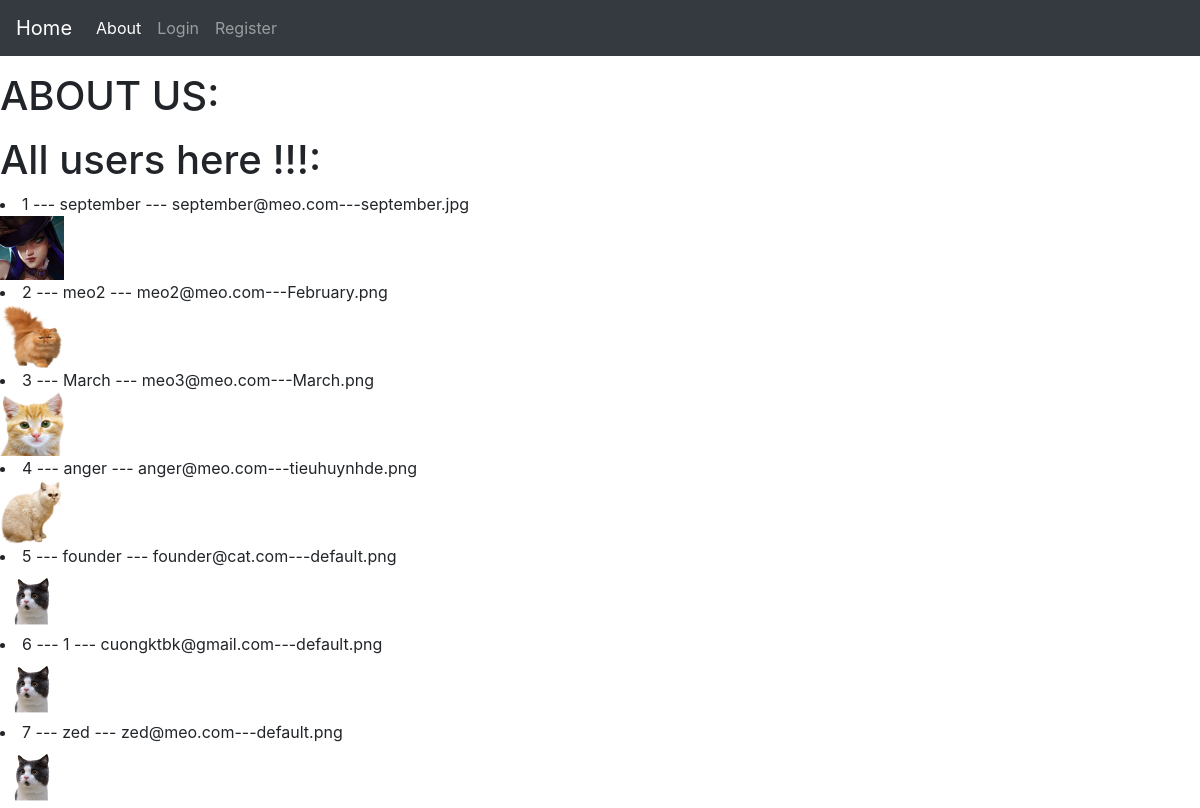
/about, run on the app's committed database.
### source/models.py (models this page shows, shortened)
class User(db.Model, UserMixin):
	__tablename__ = 'user_table'
	id = db.Column(db.Integer, primary_key=True)
	username = db.Column(db.String(30), unique=True, index =True, nullable=False)
	email = db.Column(db.String(40), unique=True, index =True, nullable=False)
	avatar = db.Column(db.String(30), nullable=False, default='default.png')
	password_hash = db.Column(db.String(128), nullable=False)
	post = db.relationship('Post', backref='author', lazy=True)

### source/core/views.py (the view)
@core.route('/about')
def about():
	user_list = User.query.all()
	return render_template('about.html', user_list=user_list)

### source/templates/about.html
{% extends 'base.html' %}
{% block content %}
	<p><h1>ABOUT US: </h1></p>
	<h1>All users here !!!: </h1>
	{% for user in user_list %}
	<li>{{ user.id }} --- {{ user.username }} --- {{ user.email }}---{{ user.avatar }}</li>
	<img src="{{ url_for('static', filename='profile_pics/' + user.avatar) }}" width="64" height="64">
	{% endfor %}
{% endblock %}

### data on the page
User: id "1", username "september", email "september@meo.com", avatar "september.jpg", avatar (picture)
User: id "2", username "meo2", email "meo2@meo.com", avatar "February.png", avatar (picture)
User: id "3", username "March", email "meo3@meo.com", avatar "March.png", avatar (picture)
User: id "4", username "anger", email "anger@meo.com", avatar "tieuhuynhde.png", avatar (picture)
User: id "5", username "founder", email "founder@cat.com", avatar "default.png", avatar (placeholder picture)
User: id "6", username "1", email "cuongktbk@gmail.com", avatar "default.png", avatar (placeholder picture)
User: id "7", username "zed", email "zed@meo.com", avatar "default.png", avatar (placeholder picture)
